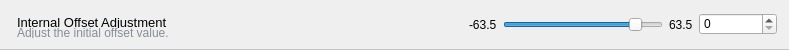
              <widget class="QGroupBox" name="register_refresh_operation">
               <property name="minimumSize">
                <size>
                 <width>0</width>
                 <height>50</height>
                </size>
               </property>
               <property name="maximumSize">
                <size>
                 <width>16777215</width>
                 <height>50</height>
                </size>
               </property>
               <property name="styleSheet">
                <string notr="true">QGroupBox {
	border-top:none;
	border-bottom:1px solid #C1C7CD;
}</string>
               </property>
               <property name="title">
                <string/>
               </property>
               <property name="flat">
                <bool>true</bool>
               </property>
               <layout class="QHBoxLayout" name="horizontalLayout_5">
                <item>
                 <layout class="QVBoxLayout" name="verticalLayout_6">
                  <property name="spacing">
                   <number>0</number>
                  </property>
                  <property name="leftMargin">
                   <number>5</number>
                  </property>
                  <property name="topMargin">
                   <number>6</number>
                  </property>
                  <item>
                   <widget class="QLabel" name="label_5">
                    <property name="font">
                     <font>
                      <pointsize>10</pointsize>
                     </font>
                    </property>
                    <property name="styleSheet">
                     <string notr="true"/>
                    </property>
                    <property name="text">
                     <string>Internal Offset Adjustment</string>
                    </property>
                   </widget>
                  </item>
                  <item>
                   <widget class="QLabel" name="label_6">
                    <property name="styleSheet">
                     <string notr="true">color:rgb(135, 141, 150)</string>
                    </property>
                    <property name="text">
                     <string>Adjust the initial offset value.</string>
                    </property>
                   </widget>
                  </item>
                 </layout>
                </item>
                <item>
                 <spacer name="horizontalSpacer_3">
                  <property name="orientation">
                   <enum>Qt::Orientation::Horizontal</enum>
                  </property>
                  <property name="sizeHint" stdset="0">
                   <size>
                    <width>294</width>
                    <height>20</height>
                   </size>
                  </property>
                 </spacer>
                </item>
                <item>
                 <widget class="QLabel" name="dofs_min">
                  <property name="text">
                   <string>-63.5</string>
                  </property>
                 </widget>
                </item>
                <item>
                 <widget class="QSlider" name="dofs_slider">
                  <property name="sizePolicy">
                   <sizepolicy hsizetype="Minimum" vsizetype="Fixed">
                    <horstretch>0</horstretch>
                    <verstretch>0</verstretch>
                   </sizepolicy>
                  </property>
                  <property name="minimumSize">
                   <size>
                    <width>160</width>
                    <height>0</height>
                   </size>
                  </property>
                  <property name="minimum">
                   <number>-635</number>
                  </property>
                  <property name="singleStep">
                   <number>10</number>
                  </property>
                  <property name="sliderPosition">
                   <number>0</number>
                  </property>
                  <property name="orientation">
                   <enum>Qt::Orientation::Horizontal</enum>
                  </property>
                 </widget>
                </item>
                <item>
                 <widget class="QLabel" name="dofs_max">
                  <property name="text">
                   <string>63.5</string>
                  </property>
                 </widget>
                </item>
                <item>
                 <widget class="QSpinBox" name="dofs_max_2">
                  <property name="minimumSize">
                   <size>
                    <width>78</width>
                    <height>0</height>
                   </size>
                  </property>
                 </widget>
                </item>
               </layout>
              </widget>
